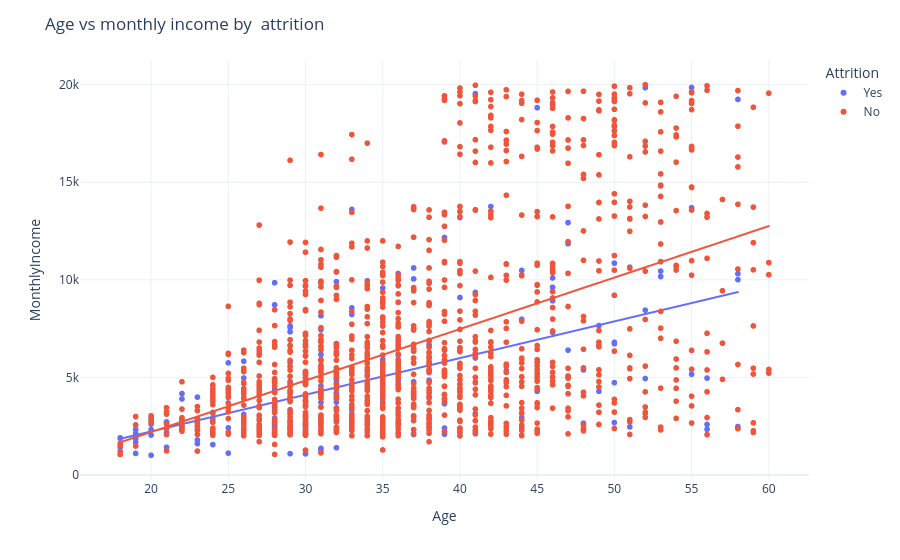

Notebook source saved alongside this figure:
### Code cell
# “This scatter plot shows the relationship between employee age and monthly income, with attrition highlighted using different colors. 
# The OLS trendline helps identify whether there is a linear relationship between age and income for employees who left versus those who stayed.”

fig = px.scatter(df, x='Age', y='MonthlyIncome', color='Attrition', trendline='ols')
fig.update_layout(title  = 'Age vs monthly income by  attrition')
fig.show()

### Figure 1 — Plotly figure (JSON) as saved in the notebook; plotly's stock layout.template omitted (floating-point values rounded to 4 significant figures; data arrays with more than 128 entries replaced by an {"elided": "..."} marker saying what was removed)
{"data": [{"hovertemplate": "Attrition=Yes<br>Age=%{x}<br>MonthlyIncome=%{y}<extra></extra>", "legendgroup": "Yes", "marker": {"color": "#636efa", "symbol": "circle"}, "mode": "markers", "name": "Yes", "showlegend": true, "type": "scattergl", "x": {"elided": "237 int values"}, "xaxis": "x", "y": {"elided": "237 int values"}, "yaxis": "y"}, {"hovertemplate": "<b>OLS trendline</b><br>MonthlyIncome = 188.072 * Age + -1533.56<br>R<sup>2</sup>=0.250603<br><br>Attrition=Yes<br>Age=%{x}<br>MonthlyIncome=%{y} <b>(trend)</b><extra></extra>", "legendgroup": "Yes", "marker": {"color": "#636efa", "symbol": "circle"}, "mode": "lines", "name": "Yes", "showlegend": false, "type": "scattergl", "x": {"elided": "237 int values"}, "xaxis": "x", "y": {"elided": "237 float values"}, "yaxis": "y"}, {"hovertemplate": "Attrition=No<br>Age=%{x}<br>MonthlyIncome=%{y}<extra></extra>", "legendgroup": "No", "marker": {"color": "#EF553B", "symbol": "circle"}, "mode": "markers", "name": "No", "showlegend": true, "type": "scattergl", "x": {"elided": "1233 int values"}, "xaxis": "x", "y": {"elided": "1233 int values"}, "yaxis": "y"}, {"hovertemplate": "<b>OLS trendline</b><br>MonthlyIncome = 263.838 * Age + -3077.32<br>R<sup>2</sup>=0.236889<br><br>Attrition=No<br>Age=%{x}<br>MonthlyIncome=%{y} <b>(trend)</b><extra></extra>", "legendgroup": "No", "marker": {"color": "#EF553B", "symbol": "circle"}, "mode": "lines", "name": "No", "showlegend": false, "type": "scattergl", "x": {"elided": "1233 int values"}, "xaxis": "x", "y": {"elided": "1233 float values"}, "yaxis": "y"}], "layout": {"legend": {"title": {"text": "Attrition"}, "tracegroupgap": 0}, "margin": {"t": 60}, "title": {"text": "Age vs monthly income by  attrition"}, "xaxis": {"anchor": "y", "domain": [0, 1], "title": {"text": "Age"}}, "yaxis": {"anchor": "x", "domain": [0, 1], "title": {"text": "MonthlyIncome"}}}}
